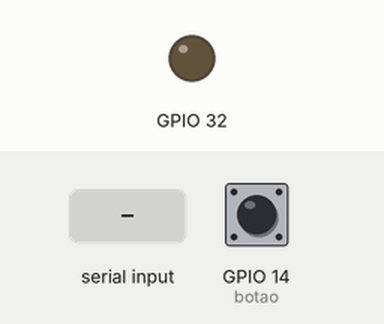
The program below on a simulated ESP32. On the bench: output pins drawn as LEDs (lit = HIGH). Dashed ring = blinking. The test bench sets the inputs (shaded band); at power-on: GPIO 14 (botao) HIGH. Nothing arrives over Bluetooth unless stated; what the program prints to the serial monitor is not drawn.

Above: at 1.2 s.
1.3 s: "piscar\n" received over the second serial link
At 1.55 s:
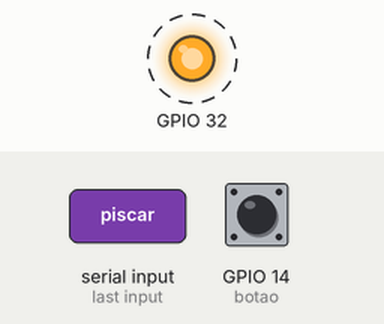
13.3 s: "ligar\n" received over the second serial link
At 14.1 s:
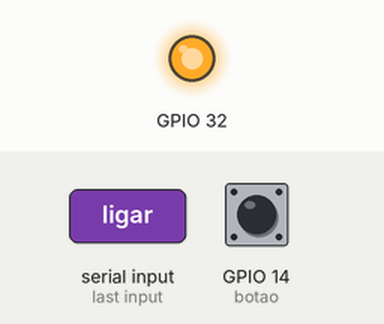
Timing chart, 0 to 16.3 s (numbered marks = the images above; inputs shaded):
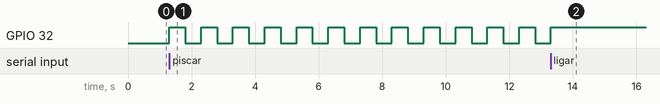

The program:

main.cpp
```cpp
// bluetooth slave
#include <Arduino.h>
#include <BluetoothSerial.h>
#include <Bounce2.h>

Bounce botao = Bounce();
BluetoothSerial bt;
String mensagemRecebida;
String mensagemEnviada = "";
String mensagemBotaoAnterior = "a";
String mensagemBotao = "";
bool led = false;
bool piscar = false;
bool ledAmigo = false;
bool ledAmigoAnterior = true;
bool piscaAmigo = false;
unsigned long tempo = 0;

void setup() {
  Serial.begin(115200);
  Serial.setTimeout(5000);

  pinMode(32, OUTPUT);
  botao.attach(14, INPUT_PULLUP);
  botao.interval(50);

  if (bt.begin("espSlave luccas")) {
    Serial.println("bluetooth ligado");
    Serial.print("endereço bluetooth: ");
    Serial.println(bt.getBtAddressString());
    // endereço bluetooth: 14:33:5C:52:2E:36
  }
  else Serial.println("erro ao iniciar o bluetooth");
}

void loop() {

  botao.update();

  if (botao.fell()) ledAmigo = !ledAmigo;

  if (ledAmigo != ledAmigoAnterior) {
    if (ledAmigo) mensagemBotao = "liga";
    else if (!ledAmigo) mensagemBotao = "desliga";
  }

  if (!botao.read() && botao.currentDuration() >= 2000) mensagemBotao = "pisca";

  if (mensagemBotao != mensagemBotaoAnterior) {
    bt.println(mensagemBotao);
    Serial.println(mensagemBotao);
  }

  mensagemBotaoAnterior = mensagemBotao;
  ledAmigoAnterior = ledAmigo;

  if (bt.available()) {
    mensagemRecebida = bt.readStringUntil('\n');
    mensagemRecebida.trim();
    if (!mensagemRecebida.equals("")) {
      Serial.printf("olha a mensagem: %s\n", mensagemRecebida);
    }
  }

  if (Serial.available()) {
    mensagemEnviada = Serial.readStringUntil('\n');
    mensagemEnviada.trim();
    if (!mensagemEnviada.equals("")) {
      Serial.printf("enviado: %s\n", mensagemEnviada);
      bt.println(mensagemEnviada);
    }
  }

  if (mensagemRecebida.equalsIgnoreCase("ligar")) {
    led = true;
    piscar = false;
  }

  if (mensagemRecebida.equalsIgnoreCase("desligar")) {
    led = false;
    piscar = false;
  }

  if (mensagemRecebida.equalsIgnoreCase("piscar")) {
    piscar = true;
  }

  if (piscar) {
    if (millis() - tempo >= 500) {
      led = !led;
      tempo = millis();
    }
  }

  digitalWrite(32, led);

}
```

Measured:
- after the input at 1.3 s, GPIO 32: alternates HIGH for 0.50 s and LOW for 0.50 s, starting at once
- after the input at 13.3 s, GPIO 32: goes on until 13.3 s, then stays HIGH
